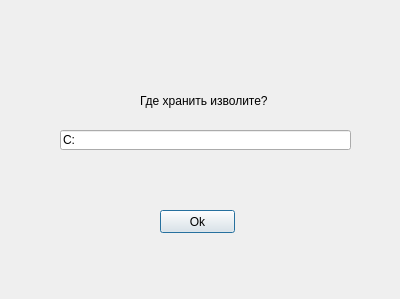
<?xml version="1.0" encoding="UTF-8"?>
<ui version="4.0">
 <class>Dialog</class>
 <widget class="QDialog" name="Dialog">
  <property name="geometry">
   <rect>
    <x>0</x>
    <y>0</y>
    <width>400</width>
    <height>299</height>
   </rect>
  </property>
  <property name="windowTitle">
   <string>Dialog</string>
  </property>
  <widget class="QLineEdit" name="lineEdit">
   <property name="geometry">
    <rect>
     <x>60</x>
     <y>130</y>
     <width>291</width>
     <height>20</height>
    </rect>
   </property>
   <property name="text">
    <string>C:</string>
   </property>
  </widget>
  <widget class="QLabel" name="label">
   <property name="geometry">
    <rect>
     <x>140</x>
     <y>90</y>
     <width>161</width>
     <height>21</height>
    </rect>
   </property>
   <property name="text">
    <string>Где хранить изволите?</string>
   </property>
  </widget>
  <widget class="QPushButton" name="pushButton123">
   <property name="geometry">
    <rect>
     <x>160</x>
     <y>210</y>
     <width>75</width>
     <height>23</height>
    </rect>
   </property>
   <property name="text">
    <string>Ok</string>
   </property>
  </widget>
 </widget>
 <resources/>
 <connections/>
</ui>
